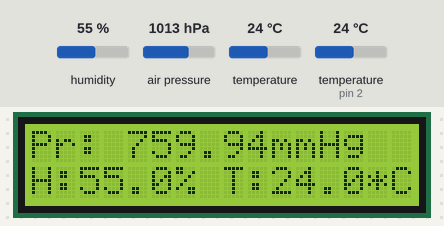
Recording of a sketch running on a simulated Arduino Uno, built with avr-gcc and run on an emulated ATmega328P. Parts: 16×2 character LCD. The test bench sets the inputs (shaded band); at power-on: humidity 55 %, air pressure 1013 hPa, temperature 24 °C, temperature (sensor on pin 2) 24 °C. What the sketch prints to the serial monitor is not drawn.

Above: at 2.2 s.
2.3 s: humidity set to 22 %
At 3.9 s:
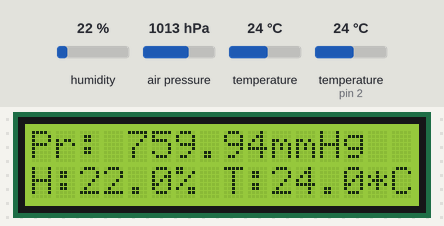
4.6 s: air pressure set to 952 hPa
At 5.3 s:
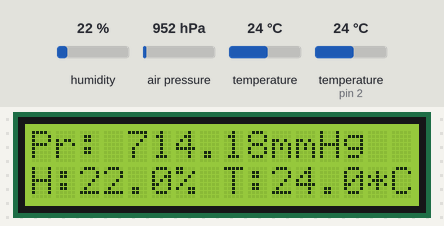
6.1 s: temperature (sensor 0) set to 12 °C
At 7.0 s:
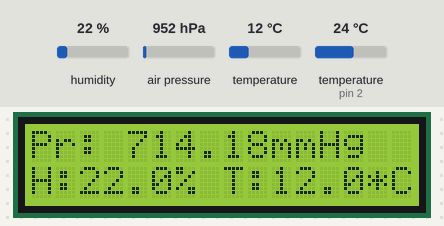
7.6 s: humidity set to 40 %
At 10.2 s:
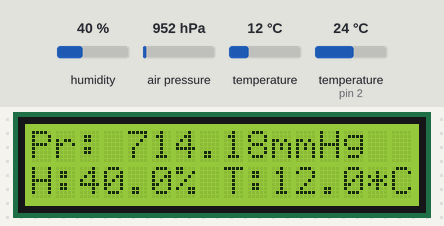
10.6 s: air pressure set to 975 hPa
At 11.8 s:
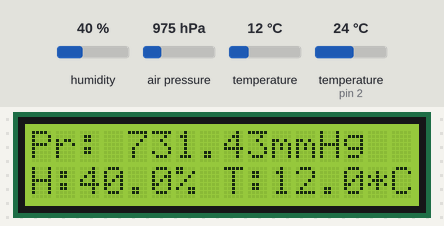
12.1 s: humidity set to 68 %
At 14.3 s:
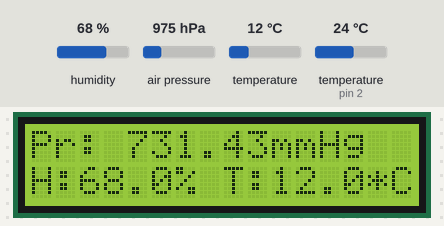
Timing chart, 0 to 15.7 s (numbered marks = the images above; inputs shaded):
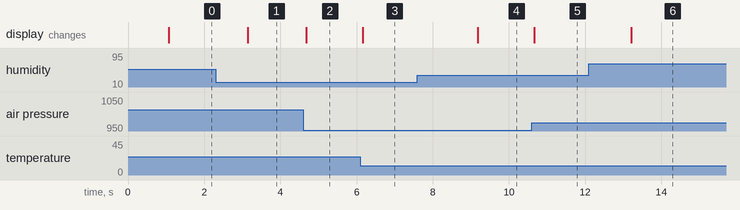

Measured:
- after the input at 2.3 s, the display: changes after 0.84 s (image 1)
- after the input at 4.6 s, the display: changes after 0.08 s (image 2)
- after the input at 6.1 s, the display: changes after 0.06 s (image 3)
- after the input at 7.6 s, the display: changes after 1.6 s (image 4)
- after the input at 10.6 s, the display: changes after 0.07 s (image 5)
- after the input at 12.1 s, the display: changes after 1.1 s (image 6)

The sketch:

TestDHT22_BMP180.ino
```cpp
#include "DHT.h"
#include <Wire.h>
#include <BMP085.h>
#include "LiquidCrystal.h"

#define DHTPIN 2
#define DHTTYPE DHT22
DHT dht(DHTPIN, DHTTYPE);

BMP085 dps = BMP085();
long Temperature = 0, Pressure = 0;

LiquidCrystal lcd(8,9,4,5,6,7);

void setup() {
  Serial.begin(9600);
  dht.begin();
  Wire.begin();
  delay(1000);
  dps.init();
  lcd.begin(16,2);
}

void loop() {
  float h = dht.readHumidity();
  float t = dht.readTemperature();
  if (isnan(h) || isnan(t)) {
    Serial.println("Failed to read from DHT sensor!");
    return;
  }

  dps.getPressure(&Pressure);
  dps.getTemperature(&Temperature);

  Serial.print("Humidity: ");
  Serial.print(h);

  Serial.print("  Pressure(mmHg): ");
  Serial.print(Pressure/133.3);
  Serial.print("  Temp: ");
  Serial.print(Temperature*0.1);
  Serial.println(" *C");

  lcd.setCursor(0,0);
  lcd.print("Pr: ");
  lcd.print(Pressure/133.3, 2);
  lcd.print("mmHg");
  lcd.setCursor(0,1);
  lcd.print("H:");
  lcd.print(h,1);
  lcd.print("% T:");
  lcd.print(Temperature*0.1, 1);
  lcd.print("*C");
}
```
